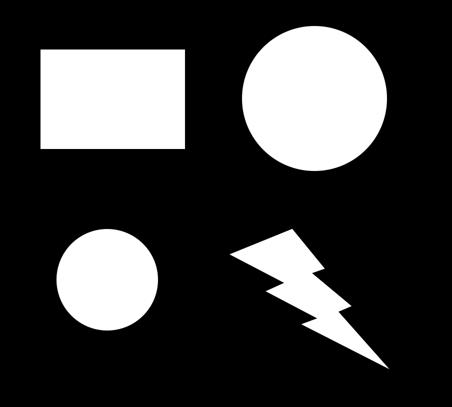
%> input picture assign2/Assign2/circle_hough_image.jpg, 452 x 407 px
$ octave --eval "hough_transform;"   (GNU Octave 9; MATLAB toolbox functions it lacks are replaced by stand-ins)
%> lines starting %> are read from the running program, lines starting %| are printed output that depends on the picture; in (x1, y1, x2, y2) boxes, pixels count from 0 and x2, y2 are one past the last pixel; in counts of white or black regions, pixels touching at a corner belong together; the program's own positions count from 1
function hough_transform()
    img = imread('circle_hough_image.jpg');
%> img is the input picture: size 407x452 uint8; min 0, max 255, mean 62.3

    % Display the input image
    figure;
    imshow(img);title('Input image');

    %%%%%%%%%%%%%%%%%%%%%%%%%%%%%%%%%%%%%%%%%%%%%%%%%%%%%%%%%%%%%%%%%%%%%
    % TODO_1: Find the edge of the image
    % imgEdge = ??
    [row, col] = size(img);
%> row = 407; col = 452
    z1 = zeros(row, 1);
    z2 = zeros(1, col + 2);
    newimg = [z1, img, z1];
    newimg = [z2; newimg; z2];
%> newimg: size 409x454 uint8
    newimg = double(newimg);
%> newimg: size 409x454 double
    imgEdge = zeros(size(img));
    %compute the mag
    [row, col] = size(newimg);
%> row = 409; col = 454
    for i = 2:row - 1
        for j = 2:col - 1
            imgEdge(i - 1, j - 1) = abs(newimg(i + 1, j - 1) + newimg(i + 1, j) + newimg(i + 1, j + 1)...
                                 - newimg(i - 1, j - 1) - newimg(i - 1, j) - newimg(i - 1, j + 1))...
                                 + abs(newimg(i - 1, j + 1) + newimg(i, j + 1) + newimg(i + 1, j + 1)...
                                 - newimg(i - 1, j - 1) - newimg(i, j - 1) - newimg(i + 1, j - 1));
        end
    end
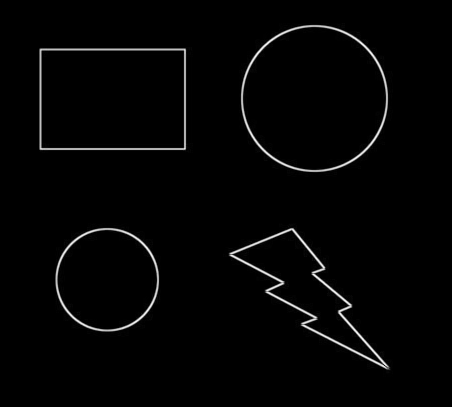
%> imgEdge: size 407x452 double; min 0, max 1013, mean 18.4; drawn with min black and max white
    imgEdge = uint8(imgEdge);
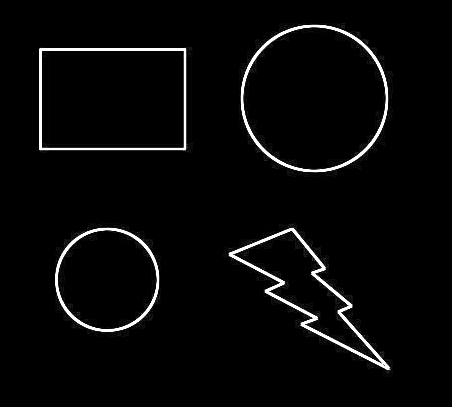
%> imgEdge: size 407x452 uint8; min 0, max 255, mean 8.2

    %%%%%%%%%%%%%%%%%%%%%%%%%%%%%%%%%%%%%%%%%%%%%%%%%%%%%%%%%%%%%%%%%%%%%

    imgBW = imbinarize(imgEdge);
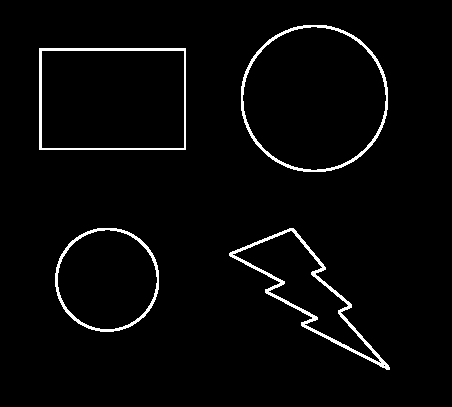
%> imgBW: size 407x452 logical; 2.9% white; 4 white regions, box (x1, y1, x2, y2) and area: (229, 228, 390, 370) 1672, (241, 25, 388, 172) 1404, (39, 48, 186, 150) 1220, (55, 228, 159, 332) 995

    figure;
    imshow(imgBW);title('Edge');

    %%%%%%%%%%%%%%%%%%%%%%%%%%%%%%%%%%%%%%%%%%%%%%%%%%%%%%%%%%%%%%%%%%%%%
    % TODO_2: Perform the circular Hough Transform. Create a varible
    %'Accumulator' to store the bin counts.
    % Accumulator = ??
    step_r = 1;
    step_angle = 0.1;
    r_min = 40;
    r_max = 80;

    [m,n] = size(imgBW);
%> m = 407; n = 452
    size_r = round((r_max-r_min)/step_r)+1;
    size_angle = round(2*pi/step_angle);
    Accumulator = zeros(m,n,size_r);
    [rows,cols] = find(imgBW);
%> rows = 5291 values from 26 to 370; cols = 5291 values from 40 to 390
    ecount = size(rows);
%> ecount = [5291 1]
    % Hough变换
    % 将图像空间(x,y)对应到参数空间(a,b,r)
    % a = x+r*cos(angle)
    % b = y+r*sin(angle)
    maxr = zeros(1,size_r);
    for i=1:ecount
        for r=1:size_r
            for k=1:size_angle
                a = round(rows(i)+(r_min+(r-1)*step_r)*cos(k*step_angle));
                b = round(cols(i)+(r_min+(r-1)*step_r)*sin(k*step_angle));
                if(a>0 && a<=m && b>0 && b<=n)
                    Accumulator(a,b,r) = Accumulator(a,b,r)+1;
                end
            end
            maxr(r) = max(max(Accumulator(:,:,r)));
        end
    end


    %%%%%%%%%%%%%%%%%%%%%%%%%%%%%%%%%%%%%%%%%%%%%%%%%%%%%%%%%%%%%%%%%%%%%


    %%%%%%%%%%%%%%%%%%%%%%%%%%%%%%%%%%%%%%%%%%%%%%%%%%%%%%%%%%%%%%%%%%%%%
    % [8 lines of commented-out code are left out]

    first = find(max(maxr) == maxr);
    max_Rs = [first(1);first(2)];

    Xc = [];
    Yc = [];
    [row, col] = find(max(max(Accumulator(:,:,max_Rs(1)))) == Accumulator(:,:,max_Rs(1)));
    Xc = [Xc; row(1)];
    Yc = [Yc; col(1)];
    [row, col] = find(max(max(Accumulator(:,:,max_Rs(2)))) == Accumulator(:,:,max_Rs(2)));
    Xc = [Xc; row(1)];
    Yc = [Yc; col(1)];
    max_Rs = r_min+(max_Rs-1);


    %%%%%%%%%%%%%%%%%%%%%%%%%%%%%%%%%%%%%%%%%%%%%%%%%%%%%%%%%%%%%%%%%%%%%

    % Plot the results using red line
    figure;
    imshow(imgBW);title('Locate the circles');
    hold on;
    for i = 1:length(Xc)
        plot(Yc(i),Xc(i),'x','LineWidth',2,'Color','red');
        viscircles([Yc(i) Xc(i)], max_Rs(i),'EdgeColor','r');
    end


end
%> (the run ends here)
